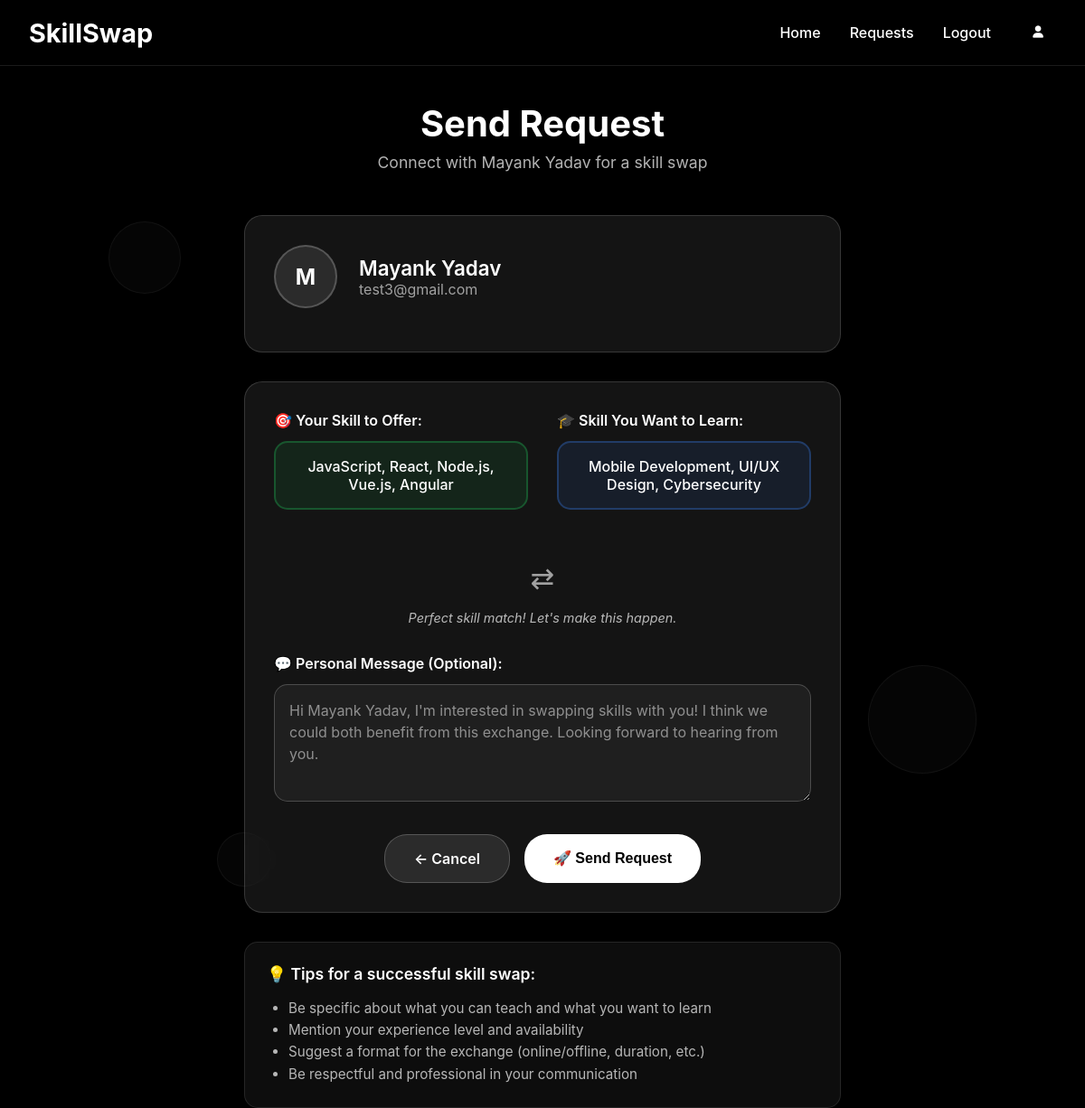
Screenshot of /swap/send-request/test3@gmail.com/ (signed in) with the database file from the repository.
### swaps/models.py (models this page shows)
class SwapUser(AbstractUser):
    name = models.CharField(max_length=50)
    username = models.EmailField(unique=True, null=False, primary_key=True)
    city = models.CharField(max_length=50)
    profile = models.ImageField(upload_to='photos', null=False)
    skills = models.TextField()
    skills_wanted = models.TextField()
    is_public = models.BooleanField(default=True)
    USERNAME_FIELD = 'username'
    REQUIRED_FIELDS = ['name']

### swaps/views.py (the view, shortened to what this page needs)
# urls.py: path('send-request/<str:username>/',views.send_request,name='send_request'),
@login_required
def send_request(request, username):
    receiver = get_object_or_404(SwapUser, username=username)
    sender = request.user
    return render(request, 'send_request.html', {
        'receiver': receiver,
        'sender': sender
    })

### templates/send_request.html (shortened to what this page needs)
{% extends "base.html" %}
{% block content %}
<div class="container" style="padding-top: 2rem; max-width: 700px;">
    <div style="text-align: center; margin-bottom: 3rem;">
        <h1 style="color: white; font-size: 2.5rem; font-weight: 700; margin-bottom: 0.5rem;">
            Send Request
        </h1>
        <p style="color: rgba(255, 255, 255, 0.7); font-size: 1.1rem;">
            Connect with {{ receiver.name }} for a skill swap
        </p>
    </div>
    <div style="background: rgba(255, 255, 255, 0.08); border: 1px solid rgba(255, 255, 255, 0.15); border-radius: 20px; padding: 2rem; margin-bottom: 2rem;">
        <div class="user-info" style="display: flex; align-items: center; gap: 1.5rem; margin-bottom: 1rem;">
            <div class="avatar" style="width: 70px; height: 70px; border-radius: 50%; background: rgba(255, 255, 255, 0.1); border: 2px solid rgba(255, 255, 255, 0.2); display: flex; align-items: center; justify-content: center; color: white; font-weight: 700; font-size: 1.5rem;">
                {{ receiver.name|slice:":1"|upper }}
            </div>
            <div>
                <h3 style="color: white; font-size: 1.4rem; font-weight: 600; margin: 0;">
                    {{ receiver.name }}
                </h3>
                <p style="color: rgba(255, 255, 255, 0.6); font-size: 1rem; margin: 0;">
                    {{ receiver.username }}
                </p>
            </div>
        </div>
    </div>
    <div class="card" style="background: rgba(255, 255, 255, 0.08); border: 1px solid rgba(255, 255, 255, 0.15); border-radius: 20px; padding: 2rem;">
        <form method="POST" action="{% url 'send_request' receiver.username %}">
            <div style="display: grid; grid-template-columns: 1fr 1fr; gap: 2rem; margin-bottom: 2rem;">
                <div class="form-group">
                    <label for="skillOffered" style="color: white; font-size: 1rem; font-weight: 600; display: block; margin-bottom: 0.8rem;">
                        🎯 Your Skill to Offer:
                    </label>
                    <div style="background: rgba(34, 197, 94, 0.1); border: 2px solid rgba(34, 197, 94, 0.3); border-radius: 15px; padding: 1rem; color: white; font-size: 1rem; font-weight: 500; text-align: center;">
                        {{ sender.skills }}
                    </div>
                </div>
                <div class="form-group">
                    <label for="skillWanted" style="color: white; font-size: 1rem; font-weight: 600; display: block; margin-bottom: 0.8rem;">
                        🎓 Skill You Want to Learn:
                    </label>
                    <div style="background: rgba(59, 130, 246, 0.1); border: 2px solid rgba(59, 130, 246, 0.3); border-radius: 15px; padding: 1rem; color: white; font-size: 1rem; font-weight: 500; text-align: center;">
                        {{ receiver.skills }}
                    </div>
                </div>
            </div>
            <div style="text-align: center; margin-bottom: 2rem;">
                <div style="color: rgba(255, 255, 255, 0.6); font-size: 2rem; margin: 1rem 0;">
                    ⇄
                </div>
                <p style="color: rgba(255, 255, 255, 0.7); font-size: 0.9rem; font-style: italic;">
                    Perfect skill match! Let's make this happen.
                </p>
            </div>
            <div class="form-group" style="margin-bottom: 2rem;">
                <label for="message" style="color: white; font-size: 1rem; font-weight: 600; display: block; margin-bottom: 0.8rem;">
                    💬 Personal Message (Optional):
                </label>
                <textarea id="message" name="message" rows="4"
                    style="width: 100%; padding: 1rem; border: 1px solid rgba(255, 255, 255, 0.2); border-radius: 15px; background: rgba(255, 255, 255, 0.05); color: white; font-size: 1rem; resize: vertical; font-family: inherit; line-height: 1.5;"
                    placeholder="Hi {{ receiver.name }}, I'm interested in swapping skills with you! I think we could both benefit from this exchange. Looking forward to hearing from you."></textarea>
            </div>
            <div style="display: flex; gap: 1rem; justify-content: center; flex-wrap: wrap;">
                <a href="{% url 'home' %}"
                   style="background: rgba(255, 255, 255, 0.1); color: white; padding: 1rem 2rem; border-radius: 25px; text-decoration: none; font-weight: 600; border: 1px solid rgba(255, 255, 255, 0.2); transition: all 0.3s ease; min-width: 120px; text-align: center;"
                   onmouseover="this.style.background='rgba(255, 255, 255, 0.2)'; this.style.transform='translateY(-2px)'"
                   onmouseout="this.style.background='rgba(255, 255, 255, 0.1)'; this.style.transform='translateY(0)'">
                    ← Cancel
                </a>
                <button type="submit"
                    style="background: white; color: black; padding: 1rem 2rem; border-radius: 25px; border: none; font-weight: 600; cursor: pointer; transition: all 0.3s ease; min-width: 120px; font-size: 1rem;"
                    onmouseover="this.style.background='#ccc'; this.style.transform='translateY(-2px)'"
                    onmouseout="this.style.background='white'; this.style.transform='translateY(0)'">
                    🚀 Send Request
                </button>
            </div>
        </form>
    </div>
    <div style="background: rgba(255, 255, 255, 0.05); border: 1px solid rgba(255, 255, 255, 0.1); border-radius: 15px; padding: 1.5rem; margin-top: 2rem;">
        <h4 style="color: white; font-size: 1.1rem; font-weight: 600; margin-bottom: 1rem; display: flex; align-items: center; gap: 0.5rem;">
            💡 Tips for a successful skill swap:
        </h4>
        <ul style="color: rgba(255, 255, 255, 0.7); font-size: 0.95rem; line-height: 1.6; margin: 0; padding-left: 1.5rem;">
            <li>Be specific about what you can teach and what you want to learn</li>
            <li>Mention your experience level and availability</li>
            <li>Suggest a format for the exchange (online/offline, duration, etc.)</li>
            <li>Be respectful and professional in your communication</li>
        </ul>
    </div>
</div>
{% endblock %}

### templates/base.html (style rules this page uses)
* { margin: 0; padding: 0; box-sizing: border-box; }
body { font-family: 'Inter', -apple-system, BlinkMacSystemFont, sans-serif; background: #000; min-height: 100vh; color: #fff; overflow-x: hidden; }
.container { max-width: 1200px; margin: 0 auto; padding: 0 20px; }
.card { background: rgba(255, 255, 255, 0.05); border-radius: 20px; padding: 2rem; margin: 1rem 0; backdrop-filter: blur(20px); border: 1px solid rgba(255, 255, 255, 0.1); transition: all 0.3s ease; }
.user-info { display: flex; align-items: center; gap: 1rem; margin-bottom: 1rem; }
.avatar { width: 50px; height: 50px; border-radius: 50%; background: rgba(255, 255, 255, 0.1); border: 1px solid rgba(255, 255, 255, 0.2); display: flex; align-items: center; justify-content: center; color: white; font-weight: 600; font-size: 1.2rem; }
.form-group { margin-bottom: 1.5rem; }

### templates/send_request.html (style rules this page uses)
textarea::placeholder { color: rgba(255, 255, 255, 0.5); }

### rows the page displays
SwapUser: name "Mayank Yadav", name "M", username "test3@gmail.com", skills "Mobile Development, UI/UX Design, Cybersecurity"
SwapUser: skills "JavaScript, React, Node.js, Vue.js, Angular"
